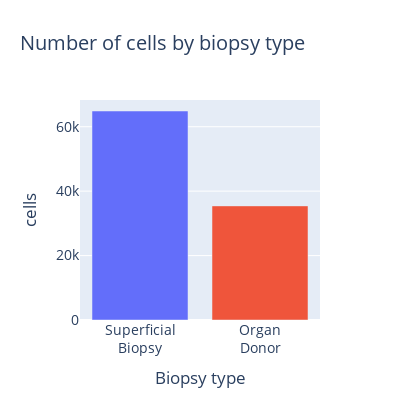

Source (notebook cell):
### Markdown cell above
## Biopsy type

### Code cell
biopsy_type = count('BiopsyType', data)

bt_plt = px.bar(biopsy_type,
                color=biopsy_type.index,
                title='Number of cells by biopsy type',
                width=400,
                height=400,
                labels={'BiopsyType':'Biopsy type',
                        'value':'cells'})

bt_plt.update_layout(showlegend=False,
                     font={'size':14})
bt_plt

### Figure 1 — Plotly figure (JSON) as saved in the notebook; plotly's stock layout.template omitted (floating-point values rounded to 4 significant figures)
{"data": [{"hovertemplate": "Biopsy type=%{x}<br>cells=%{y}<extra></extra>", "legendgroup": "Superficial<br>Biopsy", "marker": {"color": "#636efa", "pattern": {"shape": ""}}, "name": "Superficial<br>Biopsy", "orientation": "v", "showlegend": true, "textposition": "auto", "type": "bar", "x": ["Superficial<br>Biopsy"], "xaxis": "x", "y": [64884], "yaxis": "y"}, {"hovertemplate": "Biopsy type=%{x}<br>cells=%{y}<extra></extra>", "legendgroup": "Organ<br>Donor", "marker": {"color": "#EF553B", "pattern": {"shape": ""}}, "name": "Organ<br>Donor", "orientation": "v", "showlegend": true, "textposition": "auto", "type": "bar", "x": ["Organ<br>Donor"], "xaxis": "x", "y": [35423], "yaxis": "y"}], "layout": {"barmode": "relative", "font": {"size": 14}, "height": 400, "legend": {"title": {"text": "Biopsy type"}, "tracegroupgap": 0}, "showlegend": false, "title": {"text": "Number of cells by biopsy type"}, "width": 400, "xaxis": {"anchor": "y", "categoryarray": ["Superficial<br>Biopsy", "Organ<br>Donor"], "categoryorder": "array", "domain": [0, 1], "title": {"text": "Biopsy type"}}, "yaxis": {"anchor": "x", "domain": [0, 1], "title": {"text": "cells"}}}}
